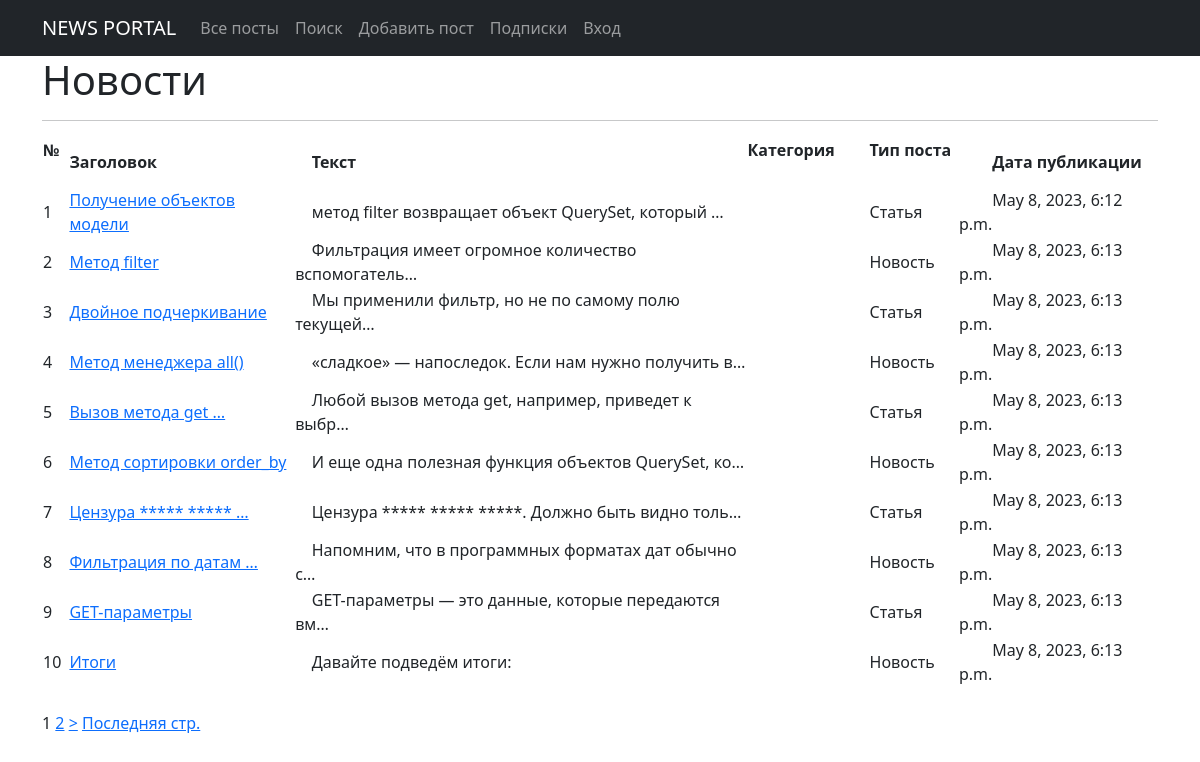
The page / on the database its author committed.
### portal/models.py (models this page shows, shortened)
class Post(models.Model):
    author = models.ForeignKey(Author, on_delete=models.CASCADE)
    NEWS = 'Новость'
    ARTICLE = 'Статья'
    CATEGORIES = [
        (NEWS, 'Новость'),
        (ARTICLE, 'Статья')
    ]
    categoryType = models.CharField(max_length=10,
                                     choices=CATEGORIES,
                                     default=ARTICLE)
    category = models.ManyToManyField(Category, through='PostCategory')
    publicationDate = models.DateTimeField('Publication date ', auto_now_add=True)
    postTitle = models.CharField('Title ', max_length=128)
    postContent = models.TextField('Content')
    rating = models.SmallIntegerField("рейтинг статьи/новости", default=0)

### portal/views.py (the view, shortened to what this page needs)
# urls.py: path('', PostListView.as_view(), name='portal'),
class PostListView(ListView):
    model = Post
    template_name = 'post/post_list.html'
    context_object_name = 'post_list'
    ordering = ['-publicationDate']
    queryset = Post.objects.order_by('-publicationDate')
    form_class = PostForm
    paginate_by = 10
    def get_context_data(self, **kwargs):
        context = super().get_context_data(**kwargs)
        context['time_now'] = datetime.utcnow()
        context['news_list'] = Post.objects.all()
        context['filter'] = PostFilter(self.request.GET, queryset=self.get_queryset())
        return context
    def get_queryset(self):
        queryset = super().get_queryset()
        self.filterset = PostFilter(self.request.GET, queryset)
        return queryset.order_by('id', '-publicationDate')
    def post(self, request, *args, **kwargs):
        form = self.form_class(request.POST)
        if form.is_valid():
            form.save()
        return super().get(request, *args, **kwargs)

### portal/templatetags/custom_filters.py (called while the page is built)
@register.filter(name='censor')
def censor(value):
    for word in censor_list:
        value = value.replace(word, '*****')
    return value

### templates/post/post_list.html (shortened to what this page needs)
{% extends 'flatpages/default.html' %}
{% load custom_filters %}
{% block content %}
<h1>Новости</h1>
<hr>
{% if post_list %}
    <table>
        <tr>
            <td>
                <b>
                    № &nbsp
                </b>
            </td>
            <td>
                <b>
                    Заголовок
                </b>
            </td>
            <td>
                <b>
                     &nbsp &nbsp Текст
                </b>
            </td>
            <td>
                <b>
                    Категория &nbsp
                </b>
            </td>
            <td>
                <b>
                    &nbsp &nbsp &nbsp  Тип поста &nbsp
                </b>
            </td>
            <td>
                <b>
                    &nbsp &nbsp &nbsp &nbsp  Дата публикации
                </b>
            </td>
        </tr>
        {% for post in post_list %}
        <tr>
            <td>
                {{ post.id }}
            </td>
            <td>
                <a href="{% url 'post_detail' post.id %}"> {{ post.postTitle|default:"Без заголовка"|truncatewords:3|censor}}
            <br>
            </td>
            <td>
                &nbsp &nbsp {{ post.postContent|truncatechars:50|censor}}
            </td>
            <td>
            </td>
            <td>
                &nbsp &nbsp &nbsp  {{ post.categoryType }}
            </td>
            <td>
                &nbsp &nbsp &nbsp &nbsp {{ post.publicationDate|default:"Без даты" }}
            </td>
            <td>
                </td>
        {% endfor %}
        </tr>
    </table>
{% else %}
<h2>
    Новостей нет!
</h2>
{% endif %}
<br>
{% if is_paginated %}
    {% for num in page_obj.paginator.page_range %}
        {% if page_obj.number == num %}
            <a>{{ num }}</a>
        {% elif num > page_obj.number|add:'-3' and num < page_obj.number|add:'3' %}
            <a href="?page={{ num }}">{{ num }}</a>
        {% endif %}
    {% endfor %}
    {% if page_obj.has_next %}
        <a href="?page={{ page_obj.next_page_number }}">></a>
        <a href="?page={{ page_obj.paginator.num_pages }}">Последняя стр.</a>
    {% endif %}
{% endif %}
{% endblock content %}

### templates/flatpages/default.html (shortened to what this page needs)
<!DOCTYPE html>
<html lang="en">
    <head>
        {% load static %}
        <link href="{% static 'css/styles.css' %}" rel="stylesheet" />
    </head>
    <body>
        <nav class="navbar navbar-expand-lg navbar-dark bg-dark static-top">
            <div class="container">
                <a class="navbar-brand" href="#">NEWS PORTAL</a>
                <div class="collapse navbar-collapse" id="navbarResponsive">
                    <ul class="navbar-nav ml-auto">
                        <li class="nav-item"><a class="nav-link" href="/portal/">Все посты</a></li>
                        <li class="nav-item"><a class="nav-link" href="{% url 'post_search' %}">Поиск</a></li>
                        <li class="nav-item"> <a class="nav-link" href="/portal/create/">Добавить пост</a></li>
                        <li class="nav-item"> <a class="nav-link" href="/subscriptions/">Подписки</a></li>
                        <li class="nav-item"> <a class="nav-link" href="/accounts/login/">Вход</a></li>
                    </ul>
                </div>
            </div>
         </nav>
        <div class="container">
            <div class="row">
                <div class="col-lg-12 text">
                    {% block content %}{% endblock content %}
                </div>
            </div>
         </div>
    </body>
</html>

### rows shown on the page
Post: id "1", postTitle|censor "Получение объектов модели", postContent|censor "метод filter возвращает объект QuerySet, который …", categoryType "Статья", publicationDate "May 8, 2023, 6:12 p.m."
Post: id "2", postTitle|censor "Метод filter", postContent|censor "Фильтрация имеет огромное количество вспомогатель…", categoryType "Новость", publicationDate "May 8, 2023, 6:13 p.m."
Post: id "3", postTitle|censor "Двойное подчеркивание", postContent|censor "Мы применили фильтр, но не по самому полю текущей…", categoryType "Статья", publicationDate "May 8, 2023, 6:13 p.m."
Post: id "4", postTitle|censor "Метод менеджера all()", postContent|censor "«сладкое» — напоследок. Если нам нужно получить в…", categoryType "Новость", publicationDate "May 8, 2023, 6:13 p.m."
Post: id "5", postTitle|censor "Вызов метода get …", postContent|censor "Любой вызов метода get, например, приведет к выбр…", categoryType "Статья", publicationDate "May 8, 2023, 6:13 p.m."
Post: id "6", postTitle|censor "Метод сортировки order_by", postContent|censor "И еще одна полезная функция объектов QuerySet, ко…", categoryType "Новость", publicationDate "May 8, 2023, 6:13 p.m."
Post: id "7", postTitle|censor "Цензура ***** ***** …", postContent|censor "Цензура ***** ***** *****. Должно быть видно толь…", categoryType "Статья", publicationDate "May 8, 2023, 6:13 p.m."
Post: id "8", postTitle|censor "Фильтрация по датам …", postContent|censor "Напомним, что в программных форматах дат обычно с…", categoryType "Новость", publicationDate "May 8, 2023, 6:13 p.m."
Post: id "9", postTitle|censor "GET-параметры", postContent|censor "GET-параметры — это данные, которые передаются вм…", categoryType "Статья", publicationDate "May 8, 2023, 6:13 p.m."
Post: id "10", postTitle|censor "Итоги", postContent|censor "Давайте подведём итоги:", categoryType "Новость", publicationDate "May 8, 2023, 6:13 p.m."

### other values the page prints
{{ num }} "1"
{{ num }} "2"
